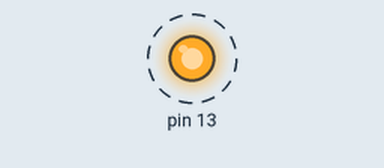
Recording of a sketch running on a simulated Arduino Mega 2560, built with avr-gcc and run on an emulated ATmega2560. On the bench: output pins drawn as LEDs (lit = HIGH). Dashed ring = blinking. The board resets itself during the run and starts again; what the sketch prints to the serial monitor is not drawn.

Above: at 100.22 s.
Timing chart, 0 to 103.2 s (numbered marks = the images above):
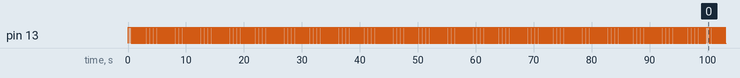

The sketch:

wdt.ino
```cpp
#include <avr/wdt.h>

int loop_count = 0;
int wdt_counter = 0;

void setup() {

  Serial.begin(9600);
  Serial.println("Starting up...");
  pinMode(13,OUTPUT);
  digitalWrite(13,HIGH);
  delay (500);
  watchdogStart();
}

void watchdogStart(void)
{
  cli();  // disable all interrupts
  wdt_reset(); // reset the WDT timer
/*
//WDTCSR configuration:
WDIE = 1: //Interrupt Enable
WDE = 1 : //Reset Enable
WDP3 = 0 :
For 2000ms Time-out WDP2 = 1 :
For 2000ms Time-out WDP1 = 1 :
For 2000ms Time-out WDP0 = 1 :
    For 2000ms Time-out
    */
  // Enter Watchdog Configuration mode:
  WDTCSR |= (1<<WDCE) | (1<<WDE); // Set Watchdog settings:
  WDTCSR = (1<<WDIE) | (0<<WDE) | (0<<WDP3) | (1<<WDP2) | (1<<WDP1) | (1<<WDP0);
  sei();
}

void watchdogArm(void)
{
  cli();  // disable all interrupts
  wdt_reset(); // reset the WDT timer
/*
//WDTCSR configuration:
WDIE = 1: //Interrupt Enable
WDE = 1 : //Reset Enable
WDP3 = 0 :
For 2000ms Time-out WDP2 = 1 :
For 2000ms Time-out WDP1 = 1 :
For 2000ms Time-out WDP0 = 1 :
    For 2000ms Time-out
    */
  // Enter Watchdog Configuration mode:
  WDTCSR |= (1<<WDCE) | (1<<WDE); // Set Watchdog settings:
  WDTCSR = (1<<WDIE) | (1<<WDE) | (0<<WDP3) | (1<<WDP2) | (1<<WDP1) | (1<<WDP0);
  sei();
}

void loop()
{
  for (int i = 0; i <= loop_count;i++){
    digitalWrite(13,HIGH);
    delay(100);
    digitalWrite(13,LOW);
    delay(100);
  }
  loop_count++;
  wdt_reset();
  watchdogStart();
  wdt_counter = 0;
  Serial.print(loop_count);
  Serial.print(". Watchdog fed in approx. ");
  Serial.print(loop_count*200);
  Serial.println(" milliseconds.");
}
ISR(WDT_vect) // Watchdog timer interrupt.
{
  if(wdt_counter==0)
  {
  wdt_counter++;
  watchdogArm();
  }
}
```

Measured:
- by itself, pin 13: goes 495 × (LOW 0.10 s, HIGH 0.10 s), LOW 0.04 s, HIGH 0.60 s, 148 × (LOW 0.10 s, HIGH 0.10 s), LOW 0.10 s, then HIGH
